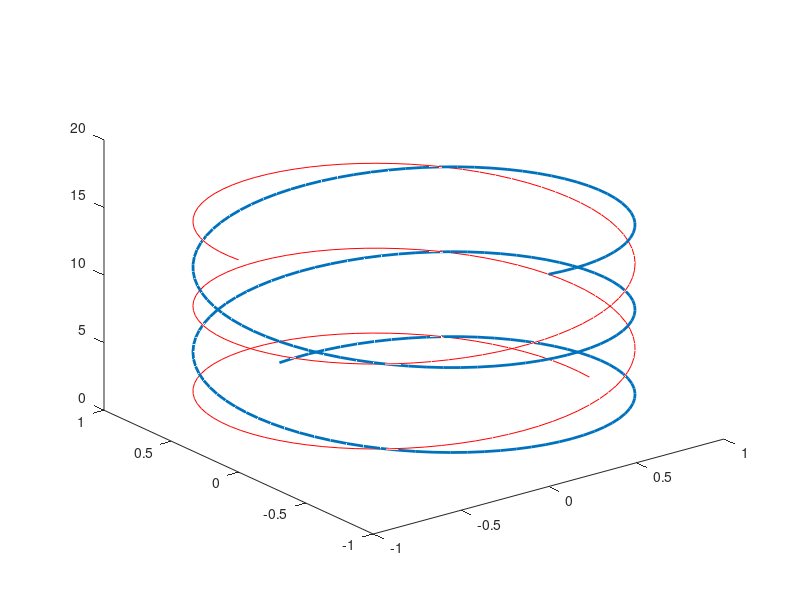

This figure's MATLAB source:
function result = test_plot3_003
result = false;
a = figure;
t = linspace(0,5*pi,200);
plot3(cos(t),sin(t),t,'r',sin(t),cos(t),t,'linewidth',2);
drawnow;
close(a);
result = true;
